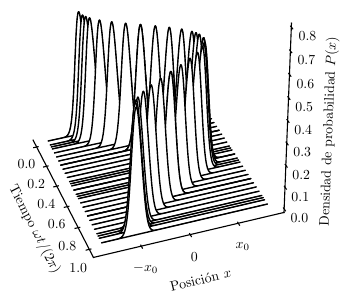

This figure's Python source:
import numpy as np
import scipy as sp

import matplotlib as mpl
#mpl.use('Agg')
import matplotlib.lines as mlines
import matplotlib.cm as cmaps
import matplotlib.colors as clr
import matplotlib.pyplot as plt
from mpl_toolkits.mplot3d import Axes3D  # noqa: F401 unused import
from matplotlib.collections import PolyCollection
import cmocean

mpl.rcParams['text.usetex'] = True
#mpl.rcParams['text.latex.unicode'] = True # default in 3.0+
mpl.rcParams['font.size'] = 10
mpl.rcParams['font.family'] = 'serif'
mpl.rcParams['font.serif'] = 'cm'
mpl.rcParams['legend.fontsize'] = 9

figsize = (3.5, 3.0)
default_pad = 0.2

# =============================================================================
def cc(arg):
  '''
  Shorthand to convert 'named' colors to rgba format at 60% opacity.
  '''
  return clr.to_rgba(arg, alpha=0.6)


def polygon_under_graph(xlist, ylist):
  '''
  Construct the vertex list which defines the polygon filling the space under
  the (xlist, ylist) line graph.  Assumes the xs are in ascending order.
  '''
  return [(xlist[0], 0.), *zip(xlist, ylist), (xlist[-1], 0.)]


def lighten_color(color, amount=0.5):
  '''
  Lightens the given color by multiplying (1-luminosity) by the given amount.
  Input can be matplotlib color string, hex string, or RGB tuple.

  Examples:
  >> lighten_color('g', 0.3)
  >> lighten_color('#F034A3', 0.6)
  >> lighten_color((.3,.55,.1), 0.5)
  '''
  import matplotlib.colors as mc
  import colorsys
  try:
    c = mc.cnames[color]
  except:
    c = color
  c = colorsys.rgb_to_hls(*mc.to_rgb(c))
  return colorsys.hls_to_rgb(c[0], 1 - amount * (1 - c[1]), c[2])


def cosspace(start, end, npoints):
  '''
  """
  COSSPACE Cosine spaced vector.
  COSSPACE(X1, X2, N) generates N cosine-spaced points between X1 and X2.

  This method of spacing concentrates samples at the ends while
  producing fewer sample points in the center.

             ** *  *   *    *    *   *  * * **
             1...                            N

  See also LOGSPACE, LINSPACE
  '''

  x = np.empty(npoints)
  x[0] = start
  x[-1] = end
  if end <= start:
    print('End point must be greater than the start point')
    return None

  mid = (end - start)/2

  # Calculate the iteration increment
  # Each point in the array corresponds to an angle.
  angleinc = np.pi/(npoints - 1)

  # Brute Force way...
  # For reference only.  The algorithm is easier to see this way,
  # but slower because it doesn't take advantage of symmetry.
  # curAngle=angleInc;
  # for idx = 2:numPoints-1
  #   x(idx)=startPoint+midPoint*(1-cos(curAngle));
  #   curAngle=curAngle+angleInc;
  # end
  # Alternative way (1/2 the "for loop" iterations)
  # The spacing before and after the midpoint is the same.
  # We can save some calculations by making use of this symmetry.
  curangle =  angleinc
  for idx in np.arange(1, int(np.ceil(npoints/2))):
    x[idx] = start + mid*(1 - np.cos(curangle))
    x[end - (idx-1)] = x[end-(idx-2)] - (x[idx] - x[idx-1])
    curangle = curangle + angleinc
  
  return x


# =============================================================================
hbar = 1
m = 1
omega = 1

Norm = np.sqrt((m*omega)/(hbar*np.pi))
Exp = (m*omega)/(hbar)
sdv = np.sqrt(hbar/(2*m*omega))

Np = 5000
x0 = round(10*sdv)
DX = round(7*sdv)
x = np.linspace(-x0 - DX, x0 + DX, Np)

psi0 = lambda x, xc: Norm*np.exp(-Exp*(x - xc)**2)

#t = np.linspace(0, 1, 12, endpoint=True)
base = np.array([0, 1/24,  1/16, 1/12, 1/8, 1/6, 5/24, 1/4])
t = np.array(list(base) + list(1/2 - base) + list(1/2 + base) + list(1 - base))
xc = -x0*np.cos(2*np.pi*omega*t)

psi0t = np.zeros((x.size, xc.size))
for i, xci in enumerate(xc):
  psi0t[:, i] = psi0(x, xci)

xtickpos = [-x0, 0, x0]
xticklbl = ['$-x_0$', '$0$', '$x_0$']
tticklbl, ttickpos = [], []
for idx, tidx in enumerate(t):
  if (idx % 2) == 0: continue
  tticklbl.append(f'$t_{idx}$')
  ttickpos.append(tidx)

root_color = 'black'
styles_root = ['-', '--', '-.']
colors, styles = [], []
for idx in range(xc.size):
  colors.append(cmocean.cm.algae_r(idx/(xc.size)))
  #colors[idx] = cmaps.magma(idx/(xc.size-1))
  #styles[idx] = styles_root[idx % len(styles_root)]

# =============================================================================

fig = plt.figure(figsize=figsize)
ax = fig.gca(projection='3d')

verts = []
for idx, tidx in enumerate(t):
  verts.append(polygon_under_graph(x, psi0t[:,idx]))
  
poly = PolyCollection(verts, facecolors='white', edgecolors='black')
ax.add_collection3d(poly, zs=t, zdir='x')

for idx, tidx in enumerate(t):
  ax.plot(x, psi0t[:,idx], zs=tidx, zdir='x', color='black', linewidth=0.6, zorder=0)

ax.set_xlabel('Tiempo $\omega t / (2\pi)$', labelpad=0.15)
ax.set_ylabel('Posición $x$', labelpad=0.15)
ax.set_zlabel('Densidad de probabilidad $P(x)$', labelpad=0.15)

#ax.set_xticks(ttickpos)
#ax.set_xticklabels(tticklbl)
ax.set_yticks(xtickpos)
ax.set_yticklabels(xticklbl)
ax.tick_params(axis='x', which='both', pad=0.05)
ax.tick_params(axis='y', which='both', pad=0.05)
ax.tick_params(axis='z', which='both', pad=0.05)

ax.set_zlim(0, 0.8)

# make the panes transparent
ax.xaxis.set_pane_color((1.0, 1.0, 1.0, 0.0))
ax.yaxis.set_pane_color((1.0, 1.0, 1.0, 0.0))
ax.zaxis.set_pane_color((1.0, 1.0, 1.0, 0.0))
# make the grid lines transparent
ax.xaxis._axinfo["grid"]['color'] =  (1,1,1,0)
ax.yaxis._axinfo["grid"]['color'] =  (1,1,1,0)
ax.zaxis._axinfo["grid"]['color'] =  (1,1,1,0)

ax.view_init(elev=32, azim=-20)

fig.tight_layout(pad=0.5)
fig.subplots_adjust(left=-0.08, right=0.94, top=1.35, bottom=0.05)
fig.savefig('coherent_oscillation_3d.pdf')
#plt.show()
